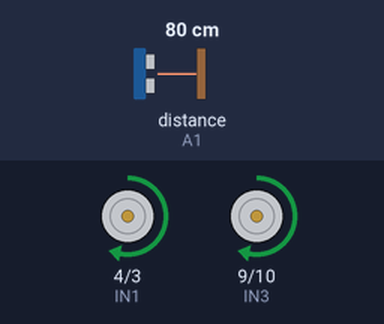
This sketch was run on a simulated Arduino Uno, built with avr-gcc and run on an emulated ATmega328P. Parts: motor-driver pin pairs drawn as motors (green arrow = first pin HIGH = forward, orange = second pin HIGH = backward, longer = more drive, scaled by the enable pin). Wiring (inferred from the names in the program): ultrasonic range finder: trigger A0; echo A1. Inputs (shaded band) come from the test bench; at power-on: distance to the obstacle (sensor on A1) 80 cm. The echo pulse lasts 58.3 µs per cm.

Above: at 1.2 s.
1.3 s: distance to the obstacle (sensor on A1) set to 23 cm
2.8 s: distance to the obstacle (sensor on A1) set to 19 cm
At 4.3 s:
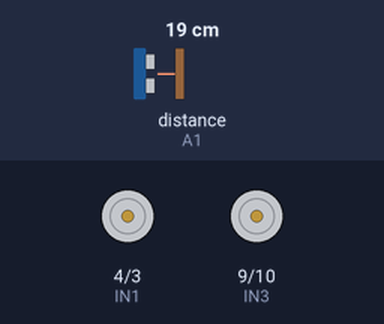
5.8 s: distance to the obstacle (sensor on A1) set to 35 cm
7.6 s: distance to the obstacle (sensor on A1) set to 2 cm
At 8.5 s:
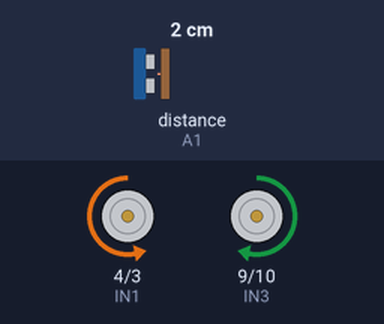
Timing chart, 0 to 11.6 s (numbered marks = the images above; inputs shaded):
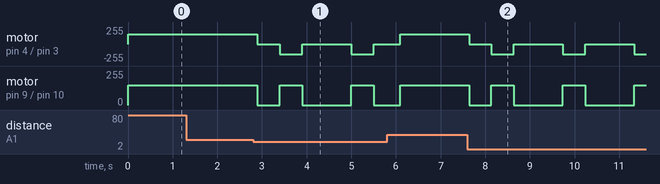

Measured:
- the behaviour switches between 21 and 20 cm on distance to the obstacle (sensor on A1) (found by bisection; images 0 and 1)
- after the input at 1.3 s, every drawn part: stays the same
- after the input at 2.8 s, motor on pin 4 (IN1) / pin 3 (IN2): goes stopped 0.50 s, backward 150/255 0.50 s, stopped 1.1 s, backward 150/255 0.50 s, then stopped, starting after 0.10 s; motor on pin 9 (IN3) / pin 10 (IN4): goes stopped 0.50 s, forward 150/255 0.50 s, stopped 1.1 s, forward 150/255 0.50 s, then stopped, starting after 0.10 s
- after the input at 7.6 s, motor on pin 4 (IN1) / pin 3 (IN2): forward 150/255 → stopped at once, then repeats every 1.6 s: backward 150/255 0.50 s, stopped 1.1 s; motor on pin 9 (IN3) / pin 10 (IN4): forward 150/255 → stopped at once, then repeats every 1.6 s: forward 150/255 0.50 s, stopped 1.1 s

The sketch:

arduino-1U-maze-robot.ino
```cpp
// Pin definitions
#define ENA 5
#define IN1 4
#define IN2 3
#define IN3 9
#define IN4 10
#define ENB 11

#define TRIG_PIN1 A0
#define ECHO_PIN1 A1

#define DIST_THRESHOLD 20 // Distance threshold in cm

// Function to calculate distance
long calculateDistance(int trigPin, int echoPin) {
  digitalWrite(trigPin, LOW);
  delayMicroseconds(2);
  digitalWrite(trigPin, HIGH);
  delayMicroseconds(10);
  digitalWrite(trigPin, LOW);

  long duration = pulseIn(echoPin, HIGH);
  return duration * 0.034 / 2; // Convert duration to cm
}

// Motor control functions
void moveForward() {
  digitalWrite(IN1, HIGH);
  digitalWrite(IN2, LOW);
  digitalWrite(IN3, HIGH);
  digitalWrite(IN4, LOW);
}

void stopMotors() {
  digitalWrite(IN1, LOW);
  digitalWrite(IN2, LOW);
  digitalWrite(IN3, LOW);
  digitalWrite(IN4, LOW);
}

void rotate180() {
  // Rotate the car
  digitalWrite(IN1, LOW);
  digitalWrite(IN2, HIGH);
  digitalWrite(IN3, HIGH);
  digitalWrite(IN4, LOW);
  delay(500); // Adjust delay for 180° rotation
  stopMotors();
}

void setup() {
  // Initialize pins
  pinMode(ENA, OUTPUT);
  pinMode(ENB, OUTPUT);
  pinMode(IN1, OUTPUT);
  pinMode(IN2, OUTPUT);
  pinMode(IN3, OUTPUT);
  pinMode(IN4, OUTPUT);
  pinMode(TRIG_PIN1, OUTPUT);
  pinMode(ECHO_PIN1, INPUT);

  // Start the motors
  analogWrite(ENA, 150); // Set speed for Motor A
  analogWrite(ENB, 150); // Set speed for Motor B
}

void loop() {
  // Measure distance
  long distance = calculateDistance(TRIG_PIN1, ECHO_PIN1);

  if (distance < DIST_THRESHOLD) {
    stopMotors();
    delay(500); // Wait before rotating
    rotate180();
    delay(500); // Wait before moving forward again
  } else {
    moveForward();
  }

  delay(100); // Short delay for stability
}
```
